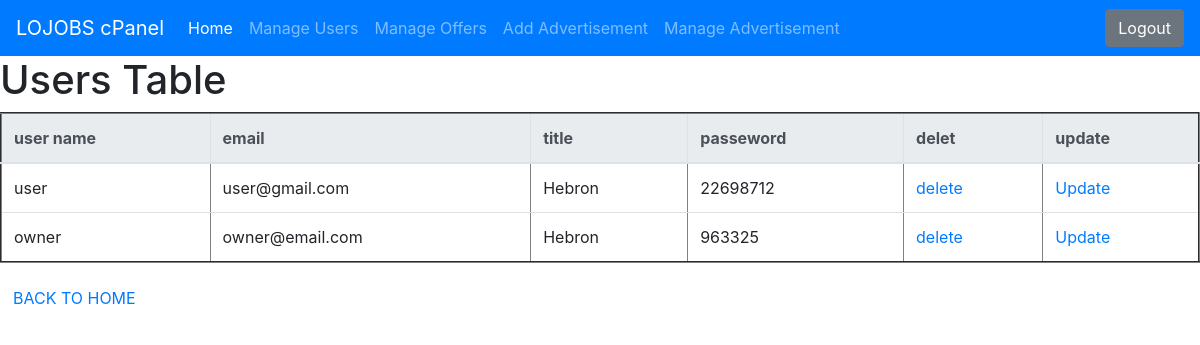
/mangeuser.php (signed in), run on the app's committed database.
### tables this page shows
CREATE TABLE IF NOT EXISTS `users` (
  `id` int(8) NOT NULL AUTO_INCREMENT,
  `username` varchar(30) NOT NULL,
  `password` varchar(40) NOT NULL,
  `email` varchar(40) NOT NULL,
  `address` varchar(40) NOT NULL,
  `telNo` int(16) NOT NULL,
  `type` int(2) NOT NULL,
  `job_type` varchar(100) DEFAULT NULL,
  PRIMARY KEY (`id`),
  UNIQUE KEY `username` (`username`),
  UNIQUE KEY `email` (`email`),
  KEY `id` (`id`)
);

### mangeuser.php (the view, shortened to what this page needs)
<?php
require 'connect.php';
?>
<!DOCTYPE html>
<html>
<head>
  <link href="//maxcdn.bootstrapcdn.com/bootstrap/4.0.0/css/bootstrap.min.css" rel="stylesheet" id="bootstrap-css">
<link rel="stylesheet" href="https://stackpath.bootstrapcdn.com/bootstrap/4.3.1/css/bootstrap.min.css">
</head>
<body>
<nav class="navbar navbar-expand-lg navbar-dark bg-primary">
                <a class="navbar-brand" href="#">LOJOBS cPanel</a>
                <div class="collapse navbar-collapse" id="navbarColor02">
                  <ul class="navbar-nav mr-auto">
                    <li class="nav-item active">
                      <a class="nav-link" href="control.php">Home <span class="sr-only">(current)</span></a>
                    </li>
                    <li class="nav-item">
                      <a class="nav-link" href="mangeuser.php">Manage Users</a>
                    </li>
                    <li class="nav-item">
                      <a class="nav-link" href="mangeoffers.php">Manage Offers</a>
                    </li>
                    <li class="nav-item">
                      <a class="nav-link" href="add_advform.php">Add Advertisement</a>
                    </li>
                    <li class="nav-item">
                      <a class="nav-link" href="manageadv.php">Manage Advertisement</a>
                    </li>
                  </ul>
                  <div style="text-align: right;">
                        <form action="cpanellogout.php" style="display: inline;">
                            <button type="submit" class="btn btn-secondary"> Logout</button>
                        </form>
                    </div>
                </div>
              </nav>
    <?php
	 $query = "SELECT * FROM users ";
	 $result = mysqli_query($conn, $query);
     echo "<table  class='table' id='first' border='2'>";
     echo"<h1>Users Table</h1>";
  echo " <thead class='thead-light'> <th scope='col'>user name</th><th scope='col'>email</th><th scope='col'>title </th><th scope='col'>passeword </th><th scope='col'>delet </th><th scope='col'>update </th>   </thead>";
     while($row = mysqli_fetch_assoc($result)){
         echo "<td >" . $row['username'] . "</td>";
         echo "<td >" . $row['email'] . "</td>";
         echo "<td >" . $row['address'] . "</td>";
         echo "<td >" . $row['telNo'] . "</td>";
         $id = $row['id'];
         echo "<td ><a href='deleteuser.php?id=$id'> delete </a></td>";
         echo "<td ><a href='updateuserform.php?id=$id'> Update </a></td>";
     }
     echo "</table>";
	?>
<button type="submit" class="btn btn"><a href='control.php'>BACK TO HOME</a></button>
</body>
</html>

### data on the page
users: username "user", email "user@gmail.com", address "Hebron", telNo "22698712"
users: username "owner", email "owner@email.com", address "Hebron", telNo "963325"
